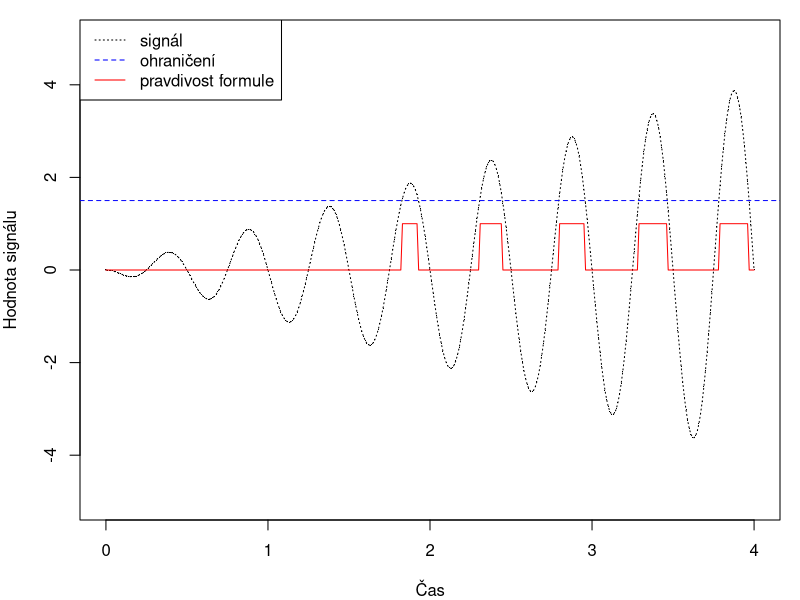
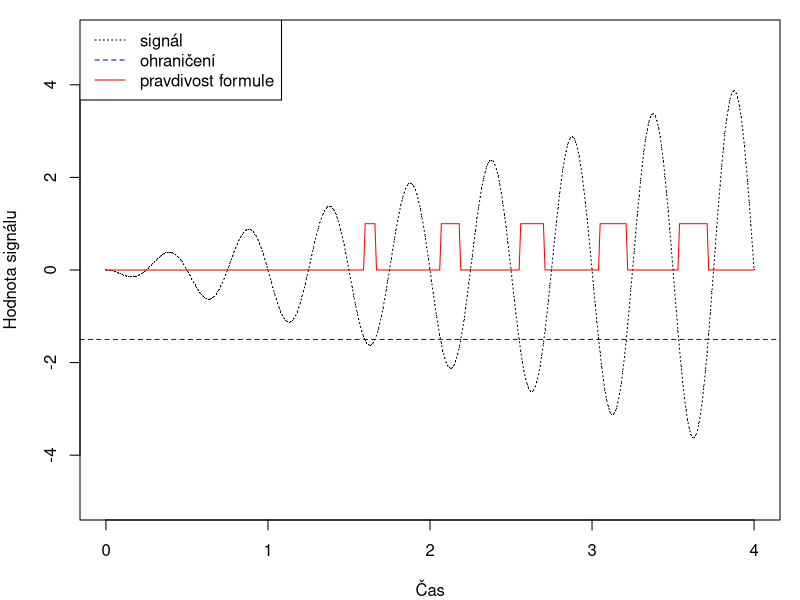
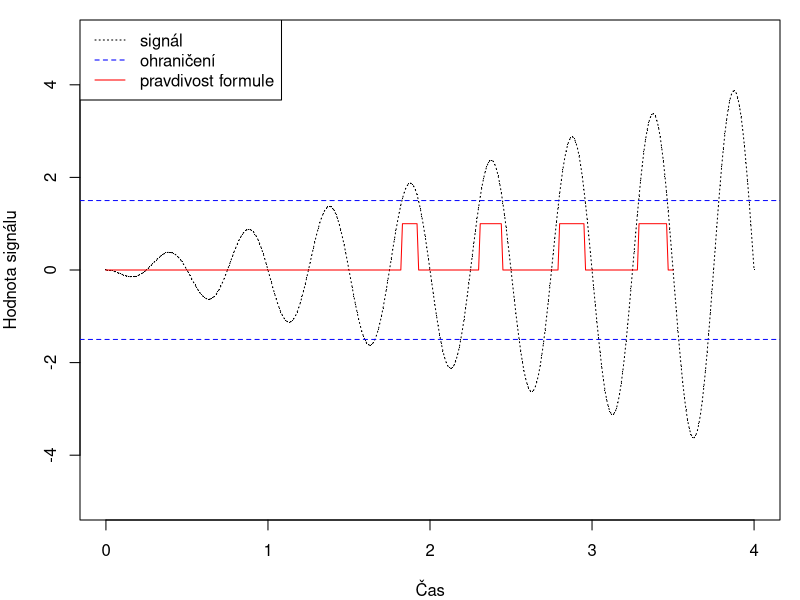
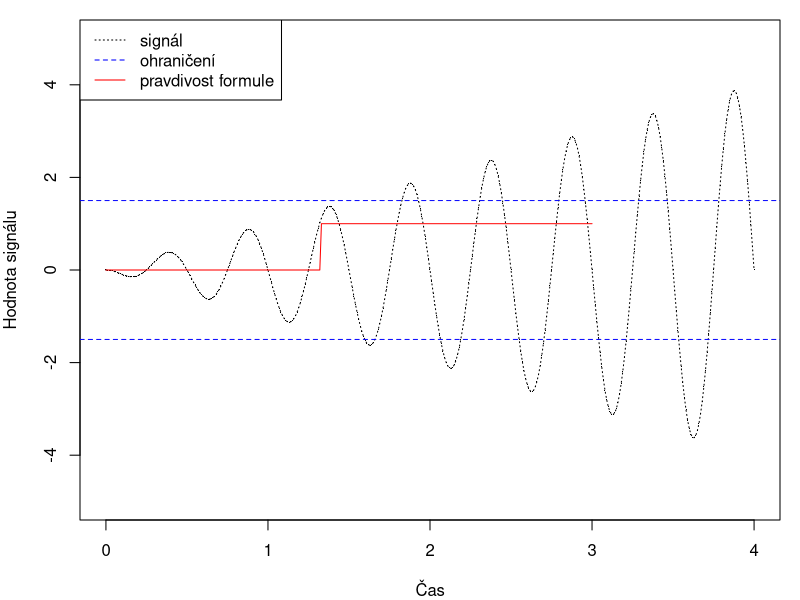

Here is the R script that generated these plots, in order:
mar <- c(4, 4, 1, 1)

limit <- 1.5
ylim <- 5
x <- seq(0, 4, 0.01)
y <- x * sin(4*pi*(x+1/4))
width <- 450
height <- 450
bg <- "white"

png("../images/stl-example-geq-limit.png", bg = bg, width=width, height=height)
par(mar = mar)
plot(x, y, pch = ".", ylim = c(-ylim, ylim), xlab = "Čas", ylab = "Hodnota signálu")
lines(x, y, lty = 3)
lines(x, ifelse(y >= limit, 1, 0), col = "red")
abline(h = limit, col="blue", lty=2)
legend("topleft", c("signál", "ohraničení", "pravdivost formule"), lty = c(3, 2, 1), col = c("black", "blue", "red"))
dev.off()

png("../images/stl-example-leq-limit.png", bg = bg, width=width, height=height)
par(mar = mar)
plot(x, y, pch = ".", ylim = c(-ylim, ylim), xlab = "Čas", ylab = "Hodnota signálu")
lines(x, y, lty = 3)
lines(x, ifelse(y <= -limit, 1, 0), col = "red")
abline(h = -limit, col="blue", lty=2)
legend("topleft", c("signál", "ohraničení", "pravdivost formule"), lty = c(3, 2, 1), col = c("black", "blue", "red"))
dev.off()

png("../images/stl-example-geq-limit-future-leq-limit.png", bg = bg, width=width, height=height)
par(mar = mar)
formula <- ifelse(y <= -limit, 1, 0)
len <- length(formula)
for (i in 1:len) {
	if (i + 50 > len) {
		break
	}
	formula[i] <- 0
	for (j in 1:50) {
		if ((y > limit)[i] && formula[i+j] == 1) {
			formula[i] <- 1
			break
		}
	}
}

plot(x, y, pch = ".", ylim = c(-ylim, ylim), xlab = "Čas", ylab = "Hodnota signálu")
lines(x, y, lty = 3)
lines(x[1:(len-50)], formula[1:(len-50)], col = "red")
abline(h = limit, col="blue", lty=2)
abline(h = -limit, col="blue", lty=2)
legend("topleft", c("signál", "ohraničení", "pravdivost formule"), lty = c(3, 2, 1), col = c("black", "blue", "red"))
dev.off()

png("../images/stl-example-future-geq-limit-future-leq-limit.png", bg = bg, width=width, height=height)
par(mar = mar)
len <- length(formula)
for (i in 1:len) {
	if (i + 100 > len) {
		break
	}
	for (j in 1:50) {
		if (formula[i+j] == 1) {
			formula[i] <- 1
			break
		} else {
			formula[i] <- 0
		}
	}
}


plot(x, y, pch = ".", ylim = c(-ylim, ylim), xlab = "Čas", ylab = "Hodnota signálu")
lines(x, y, lty = 3)
lines(x[1:(len-100)], formula[1:(len-100)], col = "red")
abline(h = limit, col="blue", lty=2)
abline(h = -limit, col="blue", lty=2)
legend("topleft", c("signál", "ohraničení", "pravdivost formule"), lty = c(3, 2, 1), col = c("black", "blue", "red"))
dev.off()
